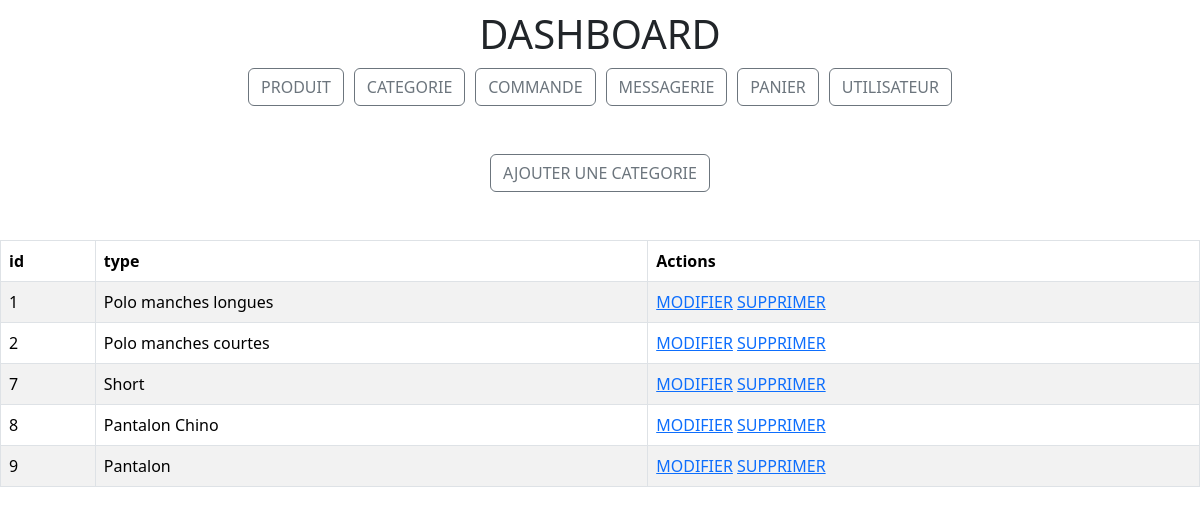
Page /dashboard/categories/dashboard_categories.php on the committed database.
### tables this page shows
CREATE TABLE `categories` (
  `id` int NOT NULL,
  `type` varchar(255) NOT NULL
);

### src/dashboard/categories/dashboard_categories.php (the view, shortened to what this page needs)
<?php
require_once("../../connect.php");
$sql = "SELECT * FROM categories";
$query = $db->prepare($sql);
$query->execute();
$categories = $query->fetchAll(PDO::FETCH_ASSOC);
?>
<!DOCTYPE html>
<html lang="fr">
<head>
    <link rel="stylesheet" href="../../css/dashboard/dashboard.css">
    <link href="https://cdn.jsdelivr.net/npm/bootstrap@5.3.3/dist/css/bootstrap.min.css" rel="stylesheet">
</head>
<body>
    <?php
    include '../../templates/navbar_dashboard.php';
    ?>
    <section class="dashboard">
        <br>
        <br>
        <table class="table table-striped table-hover table table-bordered">
            <thead>
                <th>id</th>
                <th>type</th>
                <th>Actions</th>
            </thead>
            <tbody>
                <?php
                foreach ($categories as $categorie) {
                ?>
                    <tr>
                        <td><?= $categorie["id"] ?></td>
                        <td><?= $categorie["type"] ?></td>
                        <td>
                            <a href="update_categories.php?id=<?= $categorie["id"] ?>">MODIFIER</a>
                            <a href="delete_categories.php?id=<?= $categorie["id"] ?>">SUPPRIMER</a>
                        </td>
                    </tr>
                <?php
                }
                ?>
                <div>
                    <div class="add">
                        <a classe="deco" href="./create_categories.php"><button type="button" class="btn btn-outline-secondary">AJOUTER UNE CATEGORIE</button></a>
                    </div>
                    <br>
                    <br>
                </div>
            </tbody>
        </table>
    </section>
</body>
</html>

### src/css/dashboard/dashboard.css (style rules this page uses)
.add { display: flex; width: auto; margin: 0 auto; justify-content: center; align-items: center; }

### rows in the picture
categories: id "1", type "Polo manches longues"
categories: id "2", type "Polo manches courtes"
categories: id "7", type "Short"
categories: id "8", type "Pantalon Chino"
categories: id "9", type "Pantalon"
